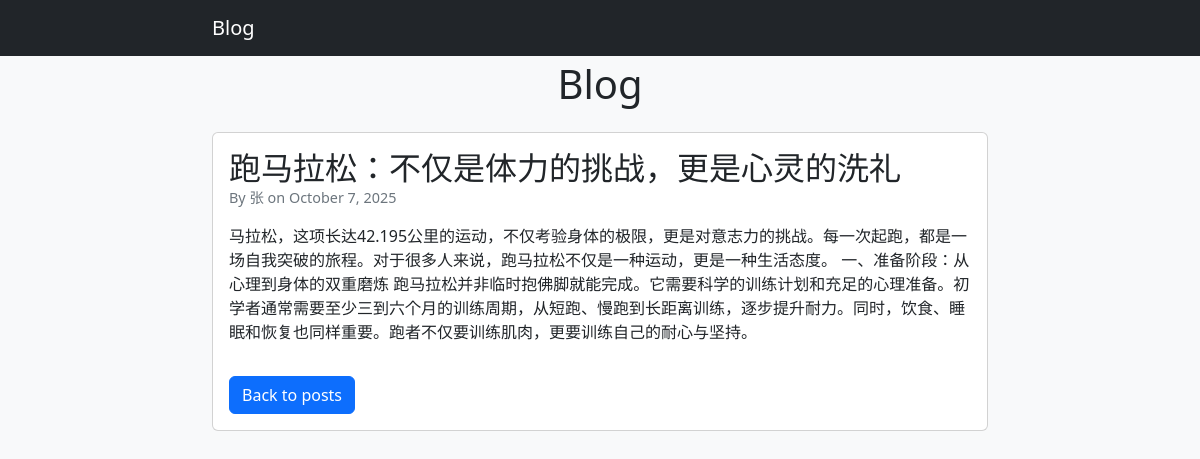
Screenshot of /post/3/ with the database file from the repository.
### blog/models.py (models this page shows, shortened)
class Post(models.Model):
    title = models.CharField(max_length=200)
    author = models.ForeignKey(User, on_delete=models.CASCADE)
    content = models.TextField()
    created_at = models.DateTimeField(auto_now_add=True)

### blog/views.py (the view)
# urls.py: path('post/<int:pk>/', views.post_detail, name='post_detail'),
def post_detail(request, pk):
    post = get_object_or_404(Post, pk=pk)
    return render(request, 'blog/post_detail.html', {'post': post})

### blog/templates/blog/post_detail.html (shortened to what this page needs)
{% extends 'blog/base.html' %}
{% block content %}
    <div class="card">
        <div class="card-body">
            <h2 class="post-title">{{ post.title }}</h2>
            <p class="post-meta">By {{ post.author }} on {{ post.created_at|date:"F j, Y" }}</p>
            <p>{{ post.content }}</p>
            <a href="/" class="btn btn-primary mt-3">Back to posts</a>
        </div>
    </div>
{% endblock %}

### blog/templates/blog/base.html (style rules this page uses)
body { padding-top: 60px; background-color: #f8f9fa; }
.post-title { margin-bottom: 0; }
.post-meta { color: #6c757d; font-size: 0.9rem; margin-bottom: 15px; }

### rows the page displays
Post: title "跑马拉松：不仅是体力的挑战，更是心灵的洗礼", author "张", created_at "October 7, 2025", content "马拉松，这项长达42.195公里的运动，不仅考验身体的极限，更是对意志力的挑战。每一次起跑，都是一场自我突破的旅程。对于很多人来说，跑马拉松不仅是一种运动，更是一种生活态度。 一、准备阶段：从心理到身体的双重磨炼 跑马拉松并非临时抱佛脚就能完成。它需要科学的训练计划和充足的心理准备。初学者通常需要至少三到六个月的训练周期，从短跑、慢跑到长距离训练，逐步提升耐力。同时，饮食、睡眠和恢复也同样重要。跑者不仅要训练肌肉，更要训练自己的耐心与坚持。"
